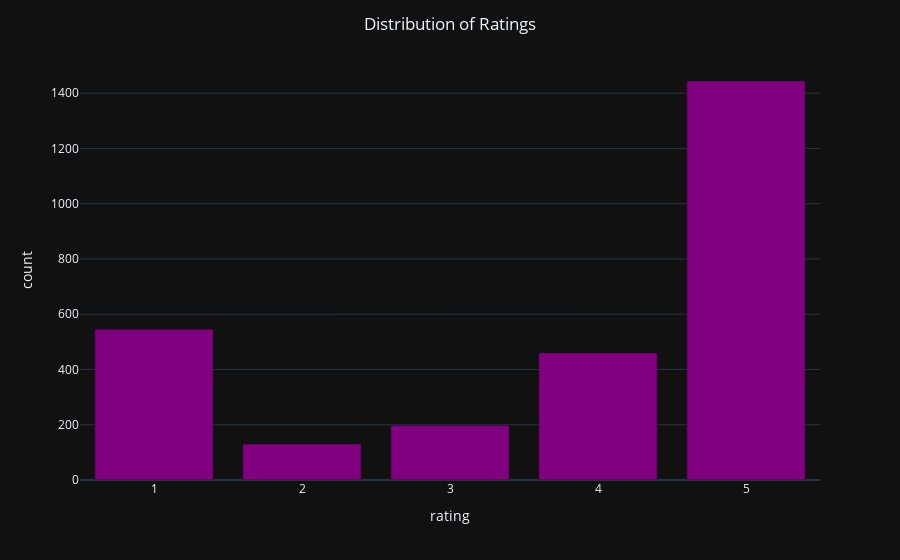

Notebook code cell kept with this figure:
### Markdown cell above
### Distribution of Ratings <a class="anchor" id="section_1_2_3"></a>

### Code cell
rating_df = pd.DataFrame(df['rating'].value_counts().reset_index())
rating_df.columns=['rating','count']

fig = px.bar(rating_df,x='rating',y='count',
            color_discrete_sequence=['purple'])
fig.update_layout(title_text='Distribution of Ratings',title_x=0.5
                  ,template='plotly_dark')
fig.show()

### Figure 1 — Plotly figure (JSON) as saved in the notebook; plotly's stock layout.template omitted (floating-point values rounded to 4 significant figures)
{"data": [{"alignmentgroup": "True", "hovertemplate": "rating=%{x}<br>count=%{y}<extra></extra>", "legendgroup": "", "marker": {"color": "purple"}, "name": "", "offsetgroup": "", "orientation": "v", "showlegend": false, "textposition": "auto", "type": "bar", "x": [5, 1, 4, 3, 2], "xaxis": "x", "y": [1444, 546, 460, 198, 130], "yaxis": "y"}], "layout": {"barmode": "relative", "legend": {"tracegroupgap": 0}, "margin": {"t": 60}, "title": {"text": "Distribution of Ratings", "x": 0.5}, "xaxis": {"anchor": "y", "domain": [0.0, 1.0], "title": {"text": "rating"}}, "yaxis": {"anchor": "x", "domain": [0.0, 1.0], "title": {"text": "count"}}}}
